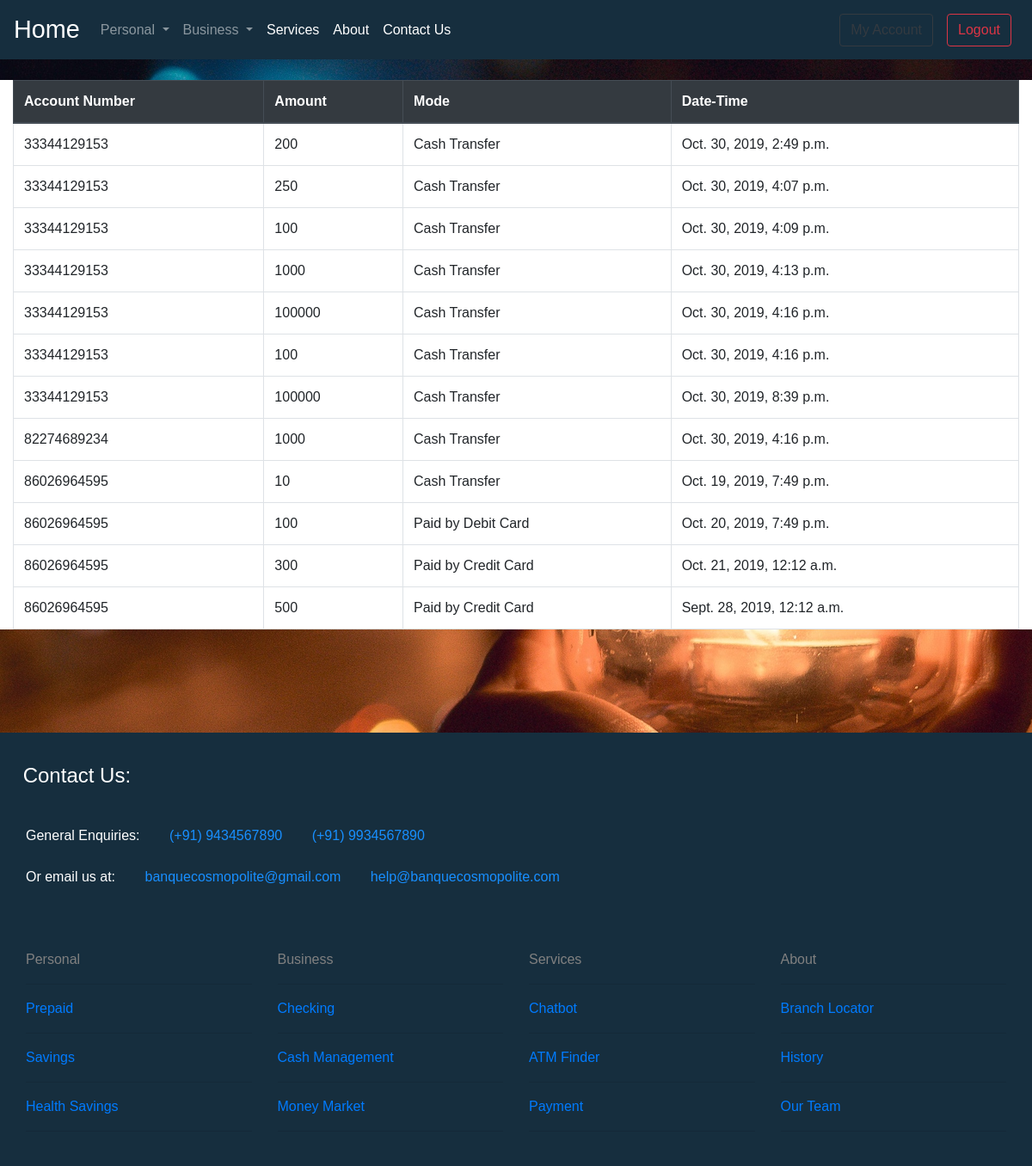
Screenshot of /transaction/ (signed in) with the database file from the repository.
### main/models.py (models this page shows, shortened)
class Transaction(models.Model):
    txn_types = ( ('A', 'Paid by Credit Card'), ('B', 'Paid by Debit Card'), ('C', 'Cash Transfer'))
    transaction_id = models.AutoField(primary_key=True)
    date_time = models.DateTimeField(default=datetime.now())
    paid_from = models.ForeignKey(Account, on_delete=models.CASCADE, related_name='paid_from')
    paid_to = models.ForeignKey(Account, on_delete=models.CASCADE, related_name='paid_to')
    amount = models.BigIntegerField()
    txn_type = models.CharField(max_length=1, choices=txn_types)
    about_txn = models.TextField()

class Account(models.Model):
    acc_no = models.AutoField(primary_key=True)
    mother_branch = models.ForeignKey(Branch, on_delete=models.CASCADE)
    acc_type = models.ForeignKey(AccountType, on_delete=models.CASCADE)
    acc_balance = models.BigIntegerField()
    start_date = models.DateField()
    end_date = models.DateField()
    user_id = models.ForeignKey(BankUser, on_delete=models.CASCADE)
    def __str__(self):
        return str(self.acc_no)

### main/views.py (the view)
# urls.py: path('transaction/', views.transaction, name='transaction'),
@login_required(login_url='/login/')
def transaction(request):
    uname = request.user.username
    transactions = Transaction.objects.filter(paid_from__user_id__user__username=uname)
    return render(request, 'myapp/Transaction.html',{'transactions':transactions})

### main/templates/myapp/Transaction.html (shortened to what this page needs)
{% extends 'myapp/header_footer.html' %}
{% block content %}
   {% load static %}
   <link href="{% static 'stylesheets/Transaction_style.css' %}" rel='stylesheet'>
<br/>
<div class="container-fluid" style="background-color: white;;">
	<table class="table table-bordered table-hover table-responsive-xs">
	  <thead class="thead-dark">
	    <tr>
		<th scope="col">Account Number</th>
        <th scope="col">Amount</th>
        <th scope="col">Mode</th>
        <th scope="col">Date-Time</th>
	    </tr>
	  </thead>
	  <tbody>
		  {% for transaction in transactions %}
	    <tr>
		  <td>{{transaction.paid_from}}</td>
	      <td>{{transaction.amount}}</td>
	      {% if transaction.txn_type == 'A' %}
        <td>Paid by Credit Card</td>
        {% elif transaction.txn_type == 'B' %}
        <td>Paid by Debit Card</td>
        {% else %}
        <td>Cash Transfer</td>
		<td>{{transaction.date_time}}</td>
		</tr>
		{% endfor %}
	  </tbody>
	</table>
</div>
{% endblock %}

### main/static/stylesheets/Bank_style.css (style rules this page uses)
body { background: url('../img/bg.jpg') repeat; font-family: Arial; color:cornflowerblue }

### main/static/stylesheets/Transaction_style.css (style rules this page uses)
body { background: url('img/bg.jpg') no-repeat; font-family: Arial; color:cornflowerblue }

### rows the page displays
Transaction: txn_type "Cash Transfer"
Transaction: txn_type "Cash Transfer"
Transaction: txn_type "Cash Transfer"
Transaction: txn_type "Cash Transfer"
Transaction: txn_type "Cash Transfer"
Transaction: txn_type "Cash Transfer"
Transaction: txn_type "Cash Transfer"
Transaction: txn_type "Cash Transfer"
Transaction: txn_type "Cash Transfer"
Transaction: txn_type "Paid by Debit Card"
Transaction: txn_type "Paid by Credit Card"
Transaction: txn_type "Paid by Credit Card"
